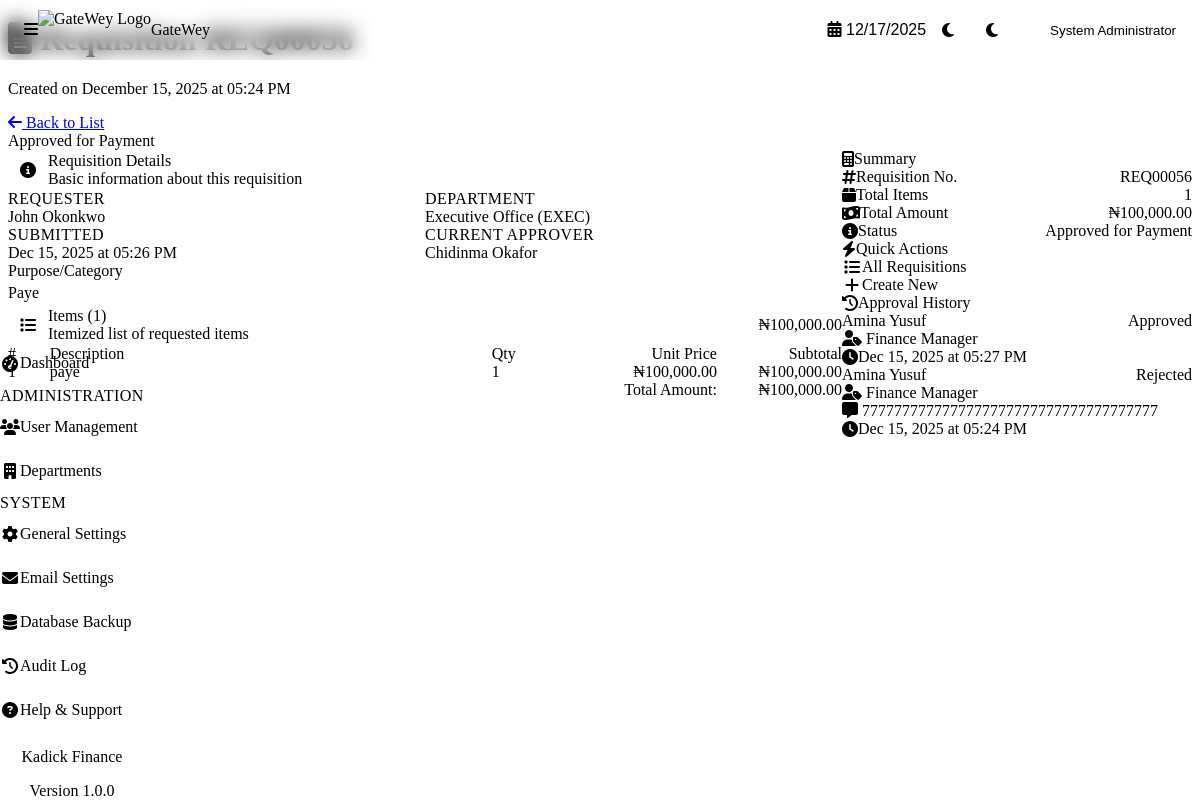
Screenshot of /requisitions/view.php?id=56 (signed in) with the database file from the repository.
### tables this page shows
CREATE TABLE `requisitions` (
  `id` int NOT NULL,
  `requisition_number` varchar(50) NOT NULL,
  `user_id` int NOT NULL,
  `department_id` int NOT NULL,
  `purpose` text NOT NULL,
  `description` text COMMENT 'Additional information or notes about the requisition',
  `total_amount` decimal(15,2) NOT NULL,
  `category_id` int DEFAULT NULL,
  `status` enum('draft','pending_line_manager','pending_md','pending_finance_manager','approved_for_payment','paid','completed','rejected','cancelled') NOT NULL DEFAULT 'draft',
  `current_approver_id` int DEFAULT NULL,
  `rejection_reason` text,
  `rejected_by_id` int DEFAULT NULL,
  `rejected_at` timestamp NULL DEFAULT NULL,
  `payment_date` timestamp NULL DEFAULT NULL,
  `payment_method` varchar(50) DEFAULT NULL,
  `payment_reference` varchar(100) DEFAULT NULL,
  `payment_notes` text,
  `receipt_uploaded` tinyint(1) DEFAULT '0',
  `receipt_uploaded_at` timestamp NULL DEFAULT NULL,
  `is_draft` tinyint(1) DEFAULT '0',
  `created_at` timestamp NOT NULL DEFAULT CURRENT_TIMESTAMP,
  `updated_at` timestamp NOT NULL DEFAULT CURRENT_TIMESTAMP ON UPDATE CURRENT_TIMESTAMP,
  `submitted_at` timestamp NULL DEFAULT NULL,
  `paid_by` int DEFAULT NULL,
  `receipt_file_path` varchar(500) DEFAULT NULL,
  `receipt_file_name` varchar(255) DEFAULT NULL,
  `receipt_notes` text
);

CREATE TABLE `users` (
  `id` int NOT NULL,
  `role_id` int NOT NULL,
  `department_id` int DEFAULT NULL,
  `first_name` varchar(50) NOT NULL,
  `last_name` varchar(50) NOT NULL,
  `email` varchar(100) NOT NULL,
  `password_hash` varchar(255) NOT NULL,
  `phone` varchar(20) DEFAULT NULL,
  `is_active` tinyint(1) DEFAULT '1',
  `last_login` timestamp NULL DEFAULT NULL,
  `created_at` timestamp NOT NULL DEFAULT CURRENT_TIMESTAMP,
  `updated_at` timestamp NOT NULL DEFAULT CURRENT_TIMESTAMP ON UPDATE CURRENT_TIMESTAMP
);

CREATE TABLE `departments` (
  `id` int NOT NULL,
  `department_name` varchar(100) NOT NULL,
  `department_code` varchar(20) NOT NULL,
  `description` text,
  `budget` decimal(15,2) DEFAULT '0.00',
  `is_active` tinyint(1) DEFAULT '1',
  `created_at` timestamp NOT NULL DEFAULT CURRENT_TIMESTAMP,
  `updated_at` timestamp NOT NULL DEFAULT CURRENT_TIMESTAMP ON UPDATE CURRENT_TIMESTAMP
);

CREATE TABLE `requisition_items` (
  `id` int NOT NULL,
  `requisition_id` int NOT NULL,
  `item_description` text NOT NULL,
  `quantity` int NOT NULL,
  `unit_price` decimal(15,2) NOT NULL,
  `subtotal` decimal(15,2) NOT NULL,
  `created_at` timestamp NOT NULL DEFAULT CURRENT_TIMESTAMP,
  `updated_at` timestamp NOT NULL DEFAULT CURRENT_TIMESTAMP ON UPDATE CURRENT_TIMESTAMP
);

CREATE TABLE `requisition_approvals` (
  `id` int NOT NULL,
  `requisition_id` int NOT NULL,
  `user_id` int NOT NULL,
  `role_at_approval` varchar(50) NOT NULL,
  `action` enum('approved','rejected','returned') NOT NULL,
  `comments` text,
  `ip_address` varchar(45) DEFAULT NULL,
  `created_at` timestamp NOT NULL DEFAULT CURRENT_TIMESTAMP
);

CREATE TABLE `roles` (
  `id` int NOT NULL,
  `role_name` varchar(50) NOT NULL,
  `role_code` varchar(20) NOT NULL,
  `description` text,
  `can_raise_requisition` tinyint(1) DEFAULT '1',
  `can_approve` tinyint(1) DEFAULT '0',
  `can_view_all` tinyint(1) DEFAULT '0',
  `created_at` timestamp NOT NULL DEFAULT CURRENT_TIMESTAMP,
  `updated_at` timestamp NOT NULL DEFAULT CURRENT_TIMESTAMP ON UPDATE CURRENT_TIMESTAMP
);

### requisitions/view.php (the view, shortened to what the rows shown need)
<?php
require_once __DIR__ . '/../config/config.php';
$requisitionId = isset($_GET['id']) ? (int)$_GET['id'] : 0;
$requisition = new Requisition();
$reqData = $requisition->getById($requisitionId);
?>
<?php include __DIR__ . '/../includes/header.php'; ?>
<link rel="stylesheet" href="<?php echo BASE_URL; ?>/assets/css/status-indicators.css">
<div class="content-header">
    <div class="d-flex justify-content-between align-items-start">
        <div>
            <h1 class="content-title">
                <i class="fas fa-file-alt me-2"></i>
                Requisition <?php echo htmlspecialchars($reqData['requisition_number']); ?>
            </h1>
            <p class="content-description">Created on <?php echo format_date($reqData['created_at'], 'F d, Y \a\t h:i A'); ?></p>
        </div>
    </div>
</div>
<div class="status-banner <?php echo $reqData['status']; ?>">
    <div class="status-banner-header">
        <div class="status-info">
            <h5>
                <?php echo get_status_badge($reqData['status']); ?>
            </h5>
        </div>
    </div>
</div>
<div class="requisition-view-grid">
    <div class="requisition-main-content">
        <div class="section-card">
            <div class="section-body">
                <div class="detail-grid">
                    <div class="detail-item">
                        <label class="detail-label">Requester</label>
                        <div class="detail-value">
                            <?php echo htmlspecialchars($reqData['first_name'] . ' ' . $reqData['last_name']); ?>
                        </div>
                    </div>
                    <div class="detail-item">
                        <label class="detail-label">Department</label>
                        <div class="detail-value">
                            <?php echo htmlspecialchars($reqData['department_name']); ?>
                            <span class="detail-value-muted">
                                (<?php echo htmlspecialchars($reqData['department_code']); ?>)
                            </span>
                        </div>
                    </div>
                    <?php if ($reqData['submitted_at']): ?>
                        <div class="detail-item">
                            <label class="detail-label">Submitted</label>
                            <div class="detail-value">
                                <?php echo format_date($reqData['submitted_at'], 'M d, Y \a\t h:i A'); ?>
                            </div>
                        </div>
                    <?php endif; ?>
                    <?php if ($reqData['current_approver_id'] && !is_final_status($reqData['status'])): ?>
                        <div class="detail-item">
                            <label class="detail-label">Current Approver</label>
                            <div class="detail-value">
                                <?php echo htmlspecialchars($reqData['approver_first_name'] . ' ' . $reqData['approver_last_name']); ?>
                            </div>
                        </div>
                    <?php endif; ?>
                </div>
                <div class="purpose-display">
                    <label>Purpose/Category</label>
                    <p><?php echo htmlspecialchars($reqData['purpose']); ?></p>
                </div>
            </div>
        </div>
        <div class="section-card">
            <div class="section-header">
                <div class="section-header-content">
                    <div class="section-icon success">
                    </div>
                    <div class="section-title">
                    </div>
                </div>
                <div class="summary-value highlight">₦<?php echo number_format((float)$reqData['total_amount'], 2); ?>
                </div>
            </div>
            <div class="section-body" style="padding: 0;">
                <div class="items-table-container">
                    <table class="items-table">
                        <thead>
                            <tr>
                                <th style="width: 5%;">#</th>
                                <th>Description</th>
                                <th style="width: 12%;">Qty</th>
                                <th style="width: 15%;" class="text-right">Unit Price</th>
                                <th style="width: 15%;" class="text-right">Subtotal</th>
                            </tr>
                        </thead>
                        <tbody>
                            <?php foreach ($reqData['items'] as $index => $item): ?>
                                <tr>
                                    <td class="item-number1"><?php echo $index + 1; ?></td>
                                    <td><?php echo htmlspecialchars($item['item_description']); ?></td>
                                    <td><?php echo number_format($item['quantity']); ?></td>
                                    <td class="text-right">₦<?php echo number_format((float)$item['unit_price'], 2); ?></td>
                                    <td class="text-right subtotal">₦<?php echo number_format((float)$item['subtotal'], 2); ?></td>
                                </tr>
                            <?php endforeach; ?>
                        </tbody>
                        <tfoot>
                            <tr>
                                <td colspan="4" class="text-right">Total Amount:</td>
                                <td class="text-right total-amount">₦<?php echo number_format((float)$reqData['total_amount'], 2); ?></td>
                            </tr>
                        </tfoot>
                    </table>
                </div>
            </div>
        </div>
    </div>
    <div class="requisition-sidebar">
        <div class="sidebar-card">
            <div class="sidebar-card-body">
                <div class="summary-item">
                    <span class="summary-label">
                        <i class="fas fa-hashtag"></i>Requisition No.
                    </span>
                    <span class="summary-value"><?php echo htmlspecialchars($reqData['requisition_number']); ?></span>
                </div>
                <div class="summary-item">
                    <span class="summary-label">
                        <i class="fas fa-money-bill-wave"></i>Total Amount
                    </span>
                    <span class="summary-value highlight">₦<?php echo number_format((float)$reqData['total_amount'], 2); ?></span>
                </div>
                <div class="summary-item">
                    <span class="summary-value"><?php echo get_status_badge($reqData['status']); ?></span>
                </div>
            </div>
        </div>
        <div class="sidebar-card" id="approvalHistoryCard">
            <div class="sidebar-card-body">
                <?php if (empty($reqData['approvals'])): ?>
                    <div class="empty-state" style="padding: var(--spacing-4);">
                        <i class="fas fa-info-circle" style="font-size: 2rem;"></i>
                        <p style="margin: var(--spacing-2) 0 0 0;">No approvals yet</p>
                    </div>
                <?php else: ?>
                    <?php
                    usort($reqData['approvals'], function ($a, $b) {
                        return strtotime($b['created_at']) - strtotime($a['created_at']);
                    });
                    ?>
                    <div class="timeline">
                        <?php foreach ($reqData['approvals'] as $approval): ?>
                            <div class="timeline-item">
                                <div class="timeline-content">
                                    <div class="timeline-header">
                                        <strong><?php echo htmlspecialchars($approval['approver_name']); ?></strong>
                                        <span class="badge badge-<?php echo $approval['action'] == 'approved' ? 'success' : 'danger'; ?>">
                                            <?php echo ucfirst($approval['action']); ?>
                                        </span>
                                    </div>
                                    <div class="timeline-role">
                                        <i class="fas fa-user-tag"></i>
                                        <?php echo htmlspecialchars($approval['role_name']); ?>
                                    </div>
                                    <?php if ($approval['comments']): ?>
                                        <div class="timeline-comment">
                                            <i class="fas fa-comment-alt"></i>
                                            <?php echo htmlspecialchars($approval['comments']); ?>
                                        </div>
                                    <?php endif; ?>
                                    <div class="timeline-time">
                                        <i class="fas fa-clock"></i>
                                        <?php echo format_date($approval['created_at'], 'M d, Y \a\t h:i A'); ?>
                                    </div>
                                </div>
                            </div>
                        <?php endforeach; ?>
                    </div>
                <?php endif; ?>
            </div>
        </div>
    </div>
</div>
</div>
<?php include __DIR__ . '/../includes/footer.php'; ?>

### config/constants.php (shortened to what the rows shown need)
<?php
function get_status_name($status) {
    $statuses = STATUS_NAMES;
    return $statuses[$status] ?? ucfirst(str_replace('_', ' ', $status));
}
function get_status_color($status) {
    $colors = STATUS_COLORS;
    return $colors[$status] ?? 'secondary';
}
function format_date($date, $format = DISPLAY_DATE_FORMAT) {
    try {
        $dateTime = new DateTime($date);
        return $dateTime->format($format);
    } catch (Exception $e) {
        return 'Invalid Date';
    }
}
function get_status_badge($status) {
    $name = get_status_name($status);
    $color = get_status_color($status);
    return '<span class="badge badge-' . $color . '">' . htmlspecialchars($name) . '</span>';
}
function is_final_status($status) {
    $finalStatuses = [
        STATUS_COMPLETED,
        STATUS_REJECTED,
        STATUS_CANCELLED
    ];
    return in_array($status, $finalStatuses);
}

### rows the page displays
requisitions: requisition_number "REQ00056", created_at "December 15, 2025 at 05:24 PM", status "Approved for Payment Approved for Payment", user.last_name "John Okonkwo", department.department_name "Executive Office", department.department_code "EXEC", submitted_at "Dec 15, 2025 at 05:26 PM", current_approver.last_name "Chidinma Okafor", purpose "Paye", total_amount "100,000.00"
requisition_items: item_description "paye", quantity "1", unit_price "100,000.00", subtotal "100,000.00"
requisition_approvals: approver_name "Amina Yusuf", action "Approved", roles.role_name "Finance Manager", created_at "Dec 15, 2025 at 05:27 PM"
requisition_approvals: approver_name "Amina Yusuf", action "Rejected", roles.role_name "Finance Manager", comments "7777777777777777777777777777777777777", created_at "Dec 15, 2025 at 05:24 PM"

### other values shown
$userName "System Administrator"
APP_NAME "Kadick Finance"
count($reqData['items']) "1"
